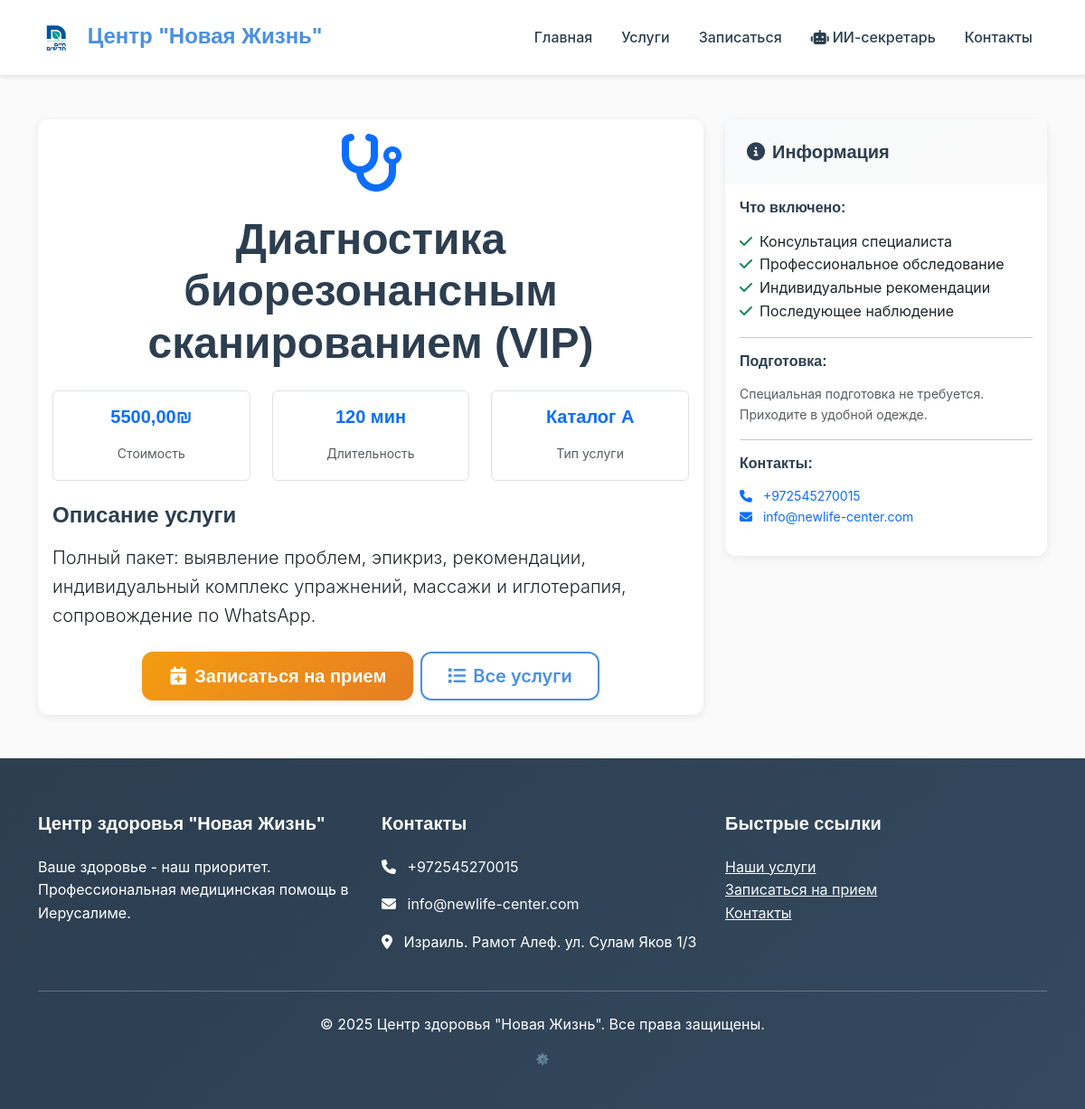
Page /services/68/ on the committed database.
### core/models.py (models this page shows, shortened)
class Service(models.Model):
    CATALOG_CHOICES = [
        ('A', 'Каталог А (Израиль)'),
        ('B', 'Каталог B (Заграница)'),
    ]
    name = models.CharField(max_length=200, verbose_name="Название услуги")
    description = models.TextField(verbose_name="Описание")
    price = models.DecimalField(max_digits=10, decimal_places=2, verbose_name="Цена")
    currency = models.CharField(max_length=3, default="₪", verbose_name="Валюта")
    duration = models.IntegerField(help_text="Длительность в минутах", verbose_name="Длительность")
    catalog = models.CharField(max_length=1, choices=CATALOG_CHOICES, default='A', verbose_name="Каталог")
    is_active = models.BooleanField(default=True, verbose_name="Активна")
    created_at = models.DateTimeField(auto_now_add=True, verbose_name="Дата создания")
    class Meta:
        verbose_name = "Услуга"
        verbose_name_plural = "Услуги"
        ordering = ['catalog', 'name']

### core/views.py (the view)
# urls.py: path('services/<int:service_id>/', views.service_detail, name='service_detail'),
def service_detail(request, service_id):
    service = get_object_or_404(Service, id=service_id, is_active=True)
    context = {
        'service': service,
    }
    return render(request, 'core/service_detail.html', context)

### templates/core/service_detail.html (shortened to what this page needs)
{% extends 'base.html' %}
{% block content %}
<div class="container py-5">
    <div class="row">
        <div class="col-lg-8">
            <div class="card">
                <div class="card-body">
                    <div class="text-center mb-4">
                        {% if 'массаж' in service.name.lower %}
                            <i class="fas fa-hands text-primary" style="font-size: 4rem;"></i>
                        {% elif 'консультация' in service.name.lower %}
                            <i class="fas fa-user-md text-primary" style="font-size: 4rem;"></i>
                        {% elif 'диагностика' in service.name.lower %}
                            <i class="fas fa-stethoscope text-primary" style="font-size: 4rem;"></i>
                        {% else %}
                            <i class="fas fa-medkit text-primary" style="font-size: 4rem;"></i>
                        {% endif %}
                    </div>
                    <h1 class="display-5 fw-bold text-center mb-4">{{ service.name }}</h1>
                    <div class="row text-center mb-4">
                        <div class="col-md-4">
                            <div class="border rounded p-3">
                                <h5 class="text-primary">{{ service.price }}{{ service.currency }}</h5>
                                <small class="text-muted">Стоимость</small>
                            </div>
                        </div>
                        <div class="col-md-4">
                            <div class="border rounded p-3">
                                <h5 class="text-primary">{{ service.duration }} мин</h5>
                                <small class="text-muted">Длительность</small>
                            </div>
                        </div>
                        <div class="col-md-4">
                            <div class="border rounded p-3">
                                <h5 class="text-primary">Каталог {{ service.catalog }}</h5>
                                <small class="text-muted">Тип услуги</small>
                            </div>
                        </div>
                    </div>
                    <div class="mb-4">
                        <h4>Описание услуги</h4>
                        <p class="lead">{{ service.description }}</p>
                    </div>
                    <div class="d-grid gap-2 d-md-flex justify-content-md-center">
                        <a href="{% url 'core:appointment_form' %}" class="btn btn-primary btn-lg">
                            <i class="fas fa-calendar-plus me-2"></i>Записаться на прием
                        </a>
                        <a href="{% url 'core:services' %}" class="btn btn-outline-primary btn-lg">
                            <i class="fas fa-list me-2"></i>Все услуги
                        </a>
                    </div>
                </div>
            </div>
        </div>
        <div class="col-lg-4">
            <div class="card">
                <div class="card-header bg-primary text-white">
                    <h5 class="mb-0"><i class="fas fa-info-circle me-2"></i>Информация</h5>
                </div>
                <div class="card-body">
                    <h6>Что включено:</h6>
                    <ul class="list-unstyled">
                        <li><i class="fas fa-check text-success me-2"></i>Консультация специалиста</li>
                        <li><i class="fas fa-check text-success me-2"></i>Профессиональное обследование</li>
                        <li><i class="fas fa-check text-success me-2"></i>Индивидуальные рекомендации</li>
                        <li><i class="fas fa-check text-success me-2"></i>Последующее наблюдение</li>
                    </ul>
                    <hr>
                    <h6>Подготовка:</h6>
                    <p class="small text-muted">
                        Специальная подготовка не требуется.
                        Приходите в удобной одежде.
                    </p>
                    <hr>
                    <h6>Контакты:</h6>
                    <p class="small">
                        <i class="fas fa-phone text-primary me-2"></i>
                        <a href="tel:+972545270015" class="text-decoration-none">+972545270015</a><br>
                        <i class="fas fa-envelope text-primary me-2"></i>
                        <a href="mailto:info@newlife-center.com" class="text-decoration-none">info@newlife-center.com</a>
                    </p>
                </div>
            </div>
        </div>
    </div>
</div>
{% endblock %}

### static/css/custom.css (style rules this page uses)
:root { --primary-blue: #4A90E2; --primary-green: #27AE60; --accent-orange: #F39C12; --background-cream: #FAFAFA; --text-dark: #2C3E50; --text-light: #7F8C8D; --white: #FFFFFF; --light-gray: #ECF0F1; --border-color: #E8E8E8; --gradient-primary: linear-gradient(135deg, var(--primary-blue) 0%, var(--primary-green) 100%); --gradient-warm: linear-gradient(135deg, var(--accent-orange) 0%, #E67E22 100%); --gradient-soft: linear-gradient(135deg, #F8F9FA 0%, var(--background-cream) 100%); --shadow-soft: 0 2px 10px rgba(0, 0, 0, 0.08); --shadow-medium: 0 4px 20px rgba(0, 0, 0, 0.12); --shadow-strong: 0 8px 30px rgba(0, 0, 0, 0.15); --radius-small: 8px; --radius-medium: 12px; --radius-large: 20px; --transition-fast: 0.2s ease; --transition-medium: 0.3s ease; --transition-slow: 0.5s ease; }
body { font-family: 'Inter', -apple-system, BlinkMacSystemFont, 'Segoe UI', sans-serif; background-color: var(--background-cream); color: var(--text-dark); line-height: 1.6; }
h1, h2, h3, h4, h5, h6 { font-family: 'Poppins', sans-serif; font-weight: 600; color: var(--text-dark); margin-bottom: 1rem; }
.btn-primary { background: var(--gradient-warm); border: none; padding: 12px 30px; border-radius: var(--radius-medium); font-weight: 600; font-family: 'Poppins', sans-serif; box-shadow: var(--shadow-soft); transition: var(--transition-medium); }
.btn-outline-primary { border: 2px solid var(--primary-blue); color: var(--primary-blue); background: transparent; padding: 10px 28px; border-radius: var(--radius-medium); font-weight: 600; transition: var(--transition-medium); }
.card { border: none; border-radius: var(--radius-medium); box-shadow: var(--shadow-soft); background: var(--white); }
.card-header { background: var(--gradient-soft); border: none; border-radius: var(--radius-medium) var(--radius-medium) 0 0; padding: 1.5rem; }

### rows in the picture
Service: name "Диагностика биорезонансным сканированием (VIP)", price "5500,00", currency "₪", duration "120", catalog "A", description "Полный пакет: выявление проблем, эпикриз, рекомендации, индивидуальный комплекс упражнений, массажи и иглотерапия, сопровождение по WhatsApp."
